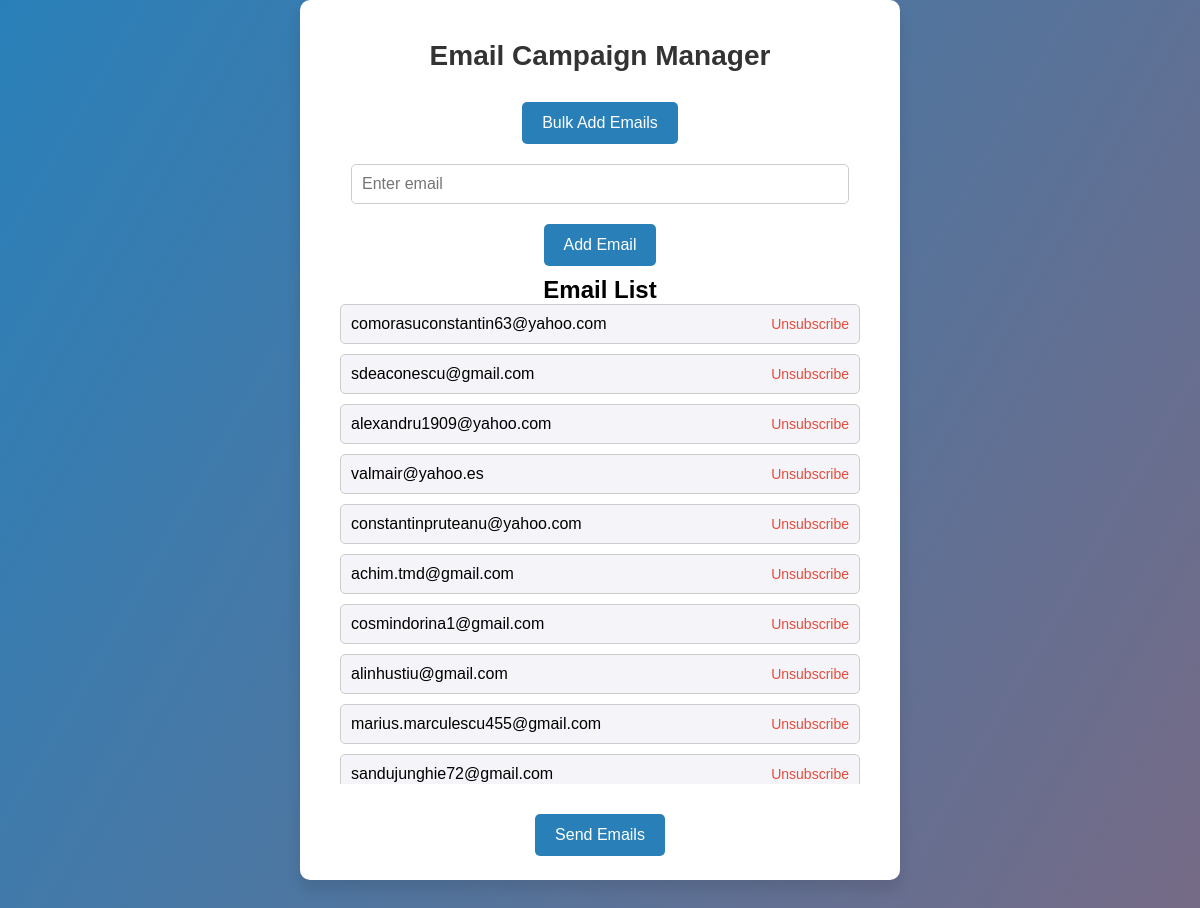
Screenshot of / (signed in) with the database file from the repository.
### application.py (models this page shows)
class Email(db.Model):
    id = db.Column(db.Integer, primary_key=True)
    email = db.Column(db.String(120), unique=True, nullable=False)
    unsubscribed = db.Column(db.Boolean, default=False)

### application.py (the view)
@app.route('/')
@login_required
def index():
    emails = Email.query.filter_by(unsubscribed=False).all()
    return render_template('index.html', emails=emails)

### application.py (called while the page is built)
@login_manager.user_loader
def load_user(user_id):
    return User.query.get(int(user_id))

### templates/index.html (shortened to what this page needs)
<!DOCTYPE html>
<html lang="en">
  <head>
    <link rel="stylesheet" href="{{ url_for('static', filename='index.css') }}">
  </head>
  <body>
    <div class="container">
      <h1>Email Campaign Manager</h1>
      <form action="{{ url_for('bulk_add_emails') }}" method="post">
        <button type="submit" class="btn">Bulk Add Emails</button>
      </form>
      <form action="{{ url_for('add_email') }}" method="POST" class="email-form">
        <input type="email" name="email" placeholder="Enter email" required />
        <button type="submit" class="btn">Add Email</button>
      </form>
      <h2>Email List</h2>
      <ul class="email-list">
        {% for email in emails %}
        <li>
          {{ email.email }}
          <a href="{{ url_for('unsubscribe', id=email.id) }}" class="unsubscribe-link">Unsubscribe</a>
        </li>
        {% endfor %}
      </ul>
      <form action="{{ url_for('send_emails') }}" method="POST">
        <button type="submit" class="btn">Send Emails</button>
      </form>
    </div>
  </body>
</html>

### static/index.css (style rules this page uses)
* { margin: 0; padding: 0; box-sizing: border-box; }
body { font-family: "Arial", sans-serif; background-color: #f4f4f9; display: flex; justify-content: center; height: 100vh; background-image: linear-gradient(120deg, #2980b9, #e74c3c); }
.container { background-color: white; padding: 40px; border-radius: 10px; box-shadow: 0px 10px 15px rgba(0, 0, 0, 0.1); width: 100%; max-width: 600px; min-height: 55rem; max-height: 55rem; text-align: center; }
h1 { color: #333; margin-bottom: 20px; font-size: 28px; font-weight: bold; }
.btn { background-color: #2980b9; color: white; padding: 12px 20px; font-size: 16px; border: none; border-radius: 5px; cursor: pointer; margin: 10px 0; transition: background-color 0.3s ease; }
input[type="email"] { padding: 10px; font-size: 16px; border: 1px solid #ccc; border-radius: 5px; outline: none; transition: border-color 0.3s ease; width: calc(100% - 22px); margin: 10px 0; }
.email-list { list-style-type: none; padding: 0; margin-bottom: 20px; max-height: 30rem; overflow-y: auto; }
.email-list li { background-color: #f4f4f9; padding: 10px; border: 1px solid #ccc; margin-bottom: 10px; border-radius: 5px; display: flex; justify-content: space-between; align-items: center; }
.unsubscribe-link { color: #e74c3c; text-decoration: none; font-size: 14px; }

### rows the page displays
Email: email "comorasuconstantin63@yahoo.com"
Email: email "sdeaconescu@gmail.com"
Email: email "alexandru1909@yahoo.com"
Email: email "valmair@yahoo.es"
Email: email "constantinpruteanu@yahoo.com"
Email: email "achim.tmd@gmail.com"
Email: email "cosmindorina1@gmail.com"
Email: email "alinhustiu@gmail.com"
Email: email "marius.marculescu455@gmail.com"
Email: email "sandujunghie72@gmail.com"
